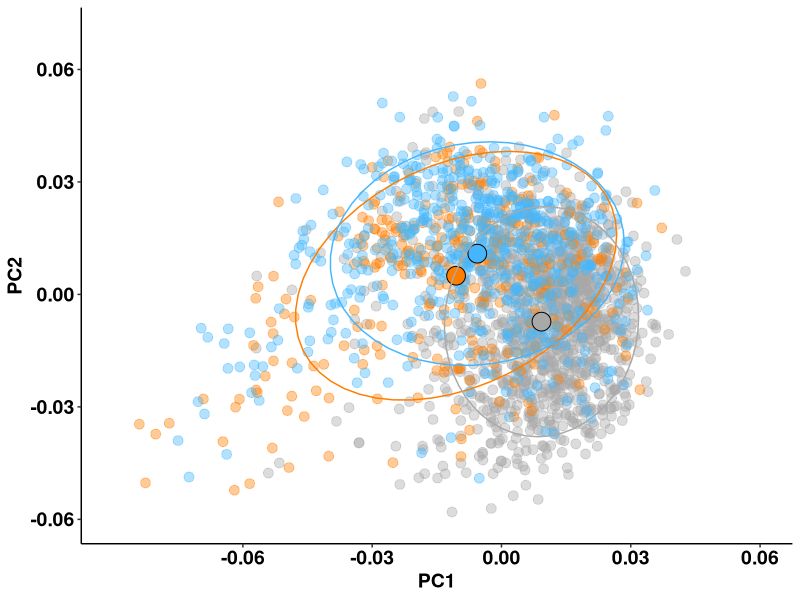
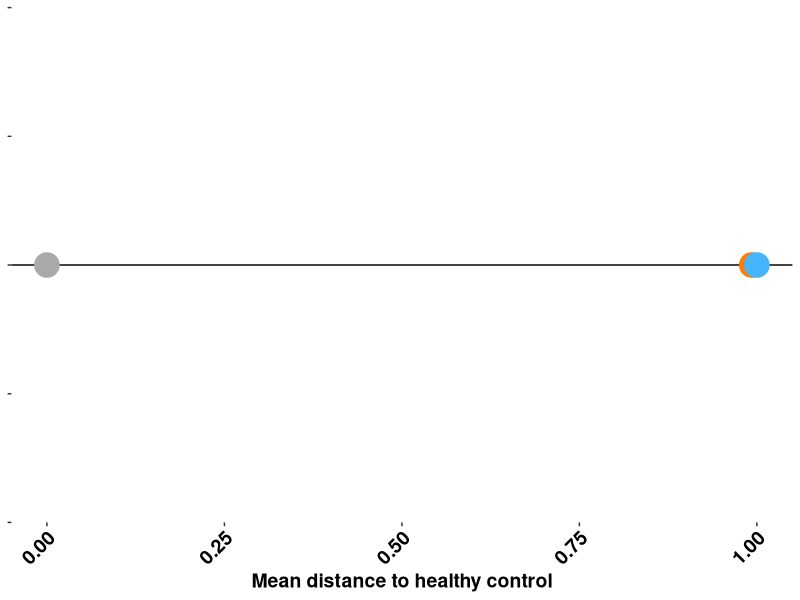
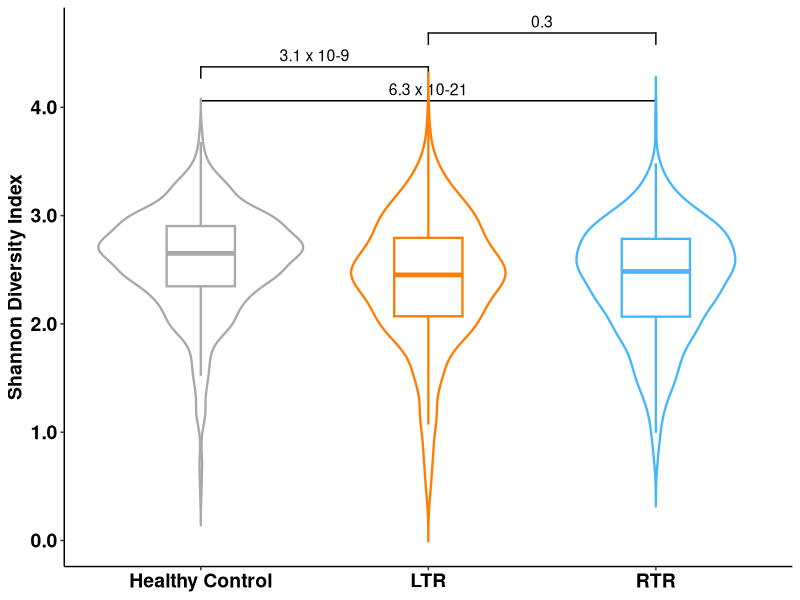

The R script that drew these images, in order: (Note: this script raises an error after producing the figures.)
## ---- chunk 1
library(foreign)
library(tidyverse)
library(ggsignif)
library(survival)
library(survminer)
library(rms)
## ---- chunk 2
#Figure 2A ordination based on Aitchinson distance
#Load data
#setwd("~TransplantLines-main")
CDmeta <- read.csv("mock_data/Mock_Meta_Final.csv", row.names=1)
CDmeta$ID <- row.names(CDmeta)
CDmeta$ID <- as.character(CDmeta$ID)
CDmeta$ID <- trimws(CDmeta$ID)
rownames(CDmeta) <- CDmeta$ID

centroids_fig2a <- 
  read.csv("decoide_output/species/decoide_taxa_sample_loadings.csv", row.names=1) %>% 
  rownames_to_column("ID") %>% 
  select(ID, PC1, PC2) %>% 
  filter(ID %in% CDmeta[CDmeta$Cross_sectional_samples %in% c("LTR","RTR","Healthy Control"),]$ID) %>%
  left_join(select(CDmeta, ID, Cross_sectional_samples), by="ID") %>%
  mutate(Cross_sectional_samples=factor(Cross_sectional_samples, levels=c("LTR","RTR","Healthy Control"))) %>% 
  group_by(Cross_sectional_samples) %>% 
  summarise(PC1_mean=mean(PC1), PC2_mean=mean(PC2))

Fig2A <- 
  read.csv("decoide_output/species/decoide_taxa_sample_loadings.csv", row.names=1) %>% 
  rownames_to_column("ID") %>% 
  select(ID, PC1, PC2) %>% 
  filter(ID %in% CDmeta[CDmeta$Cross_sectional_samples %in% c("LTR","RTR","Healthy Control"),]$ID) %>%
  left_join(select(CDmeta, ID, Cross_sectional_samples), "ID") %>%
  mutate(Cross_sectional_samples=factor(Cross_sectional_samples, levels=c("LTR","RTR","Healthy Control"))) %>% 
  ggplot(aes(x=PC1, y=PC2, color=Cross_sectional_samples)) +
  geom_point(shape=19, size=3, alpha=0.4) +
  scale_color_manual(values = c("Healthy Control"="darkgray", "RTR"="#45b6fe", "LTR"="#FF7D00"))+
  theme_classic()+ 
  theme(
    axis.title.x = element_text(size=14, face="bold", colour = "black"),
    axis.title.y = element_text(size=14, face="bold", colour = "black"),
    axis.text.x = element_text(size=14, face="bold", colour = "black"),
    axis.text.y = element_text(size=14, face="bold", colour = "black"))+
  theme(legend.text = element_text(face = "bold", size=12),
        legend.title = element_blank(),
        plot.title=element_text(face = "bold",hjust=0.5),
        legend.position="none")+
  geom_point(data=centroids_fig2a, aes(PC1_mean, PC2_mean, fill=Cross_sectional_samples), shape=21, size=6, color="black") +
  scale_fill_manual(values = c("Healthy Control"="darkgray", "RTR"="#45b6fe", "LTR"="#FF7D00"))+
  scale_x_continuous(labels = scales::number_format(accuracy = 0.01, decimal.mark = '.'), breaks=c(-0.06, -0.03, 0.0,0.03, 0.06),limits=c(-0.09, 0.06))+
  scale_y_continuous(labels = scales::number_format(accuracy = 0.01, decimal.mark = '.'), breaks=c(-0.06,-0.03,0.0,0.03,0.06), limits=c(-0.06,0.07))+
  stat_ellipse(type="norm", level=0.75)
Fig2A
## ---- chunk 3
#Figure 2A2 Distance to HC along PC1 and PC2
euclidean_dist_centroids_fig2a <- as.matrix(dist(centroids_fig2a[,c("PC1_mean","PC2_mean")], method="euclidean"))
rownames(euclidean_dist_centroids_fig2a) <- colnames(euclidean_dist_centroids_fig2a) <- c("LTR","RTR","Healthy Control")

Fig2A2 <- data.frame(dist_to_hc=euclidean_dist_centroids_fig2a[3,1:3]) %>% 
  rownames_to_column("group") %>% 
  mutate(group=factor(group, levels=c("LTR","RTR","Healthy Control"))) %>% 
  mutate(dist_to_hc_norm=dist_to_hc/max(dist_to_hc),
         X=1) %>% 
  ggplot(aes(y=dist_to_hc_norm, x=X)) +
  coord_flip() +
  geom_vline(xintercept=1) +
  geom_point(size=8, aes(color=group)) +
  theme(
    axis.title.x = element_text(size=14, face="bold", colour = "black"),
    axis.title.y = element_text(size=14, face="bold", colour = "black"),
    axis.text.x = element_text(size=14, face="bold", colour = "black", angle=45, hjust=1),
    axis.text.y = element_blank())+
  theme(legend.text = element_text(face = "bold", size=12),
        plot.title=element_text(size=14, face="bold", colour = "black", hjust=0.5),
        legend.position="none",
        panel.grid.major=element_blank(), 
        panel.grid.minor=element_blank(), 
        panel.background=element_rect(fill="white"))+
  labs(x=NULL, y="Mean distance to healthy control") +
  scale_colour_manual(values = c("Healthy Control"="darkgray", "RTR"="#45b6fe", "LTR"="#FF7D00"))
Fig2A2
## ---- chunk 4
#Figure 2B Boxplot Diversity LTR, RTR, HC
#subset data
CDmetaBoxplot <- subset(CDmeta, Cross_sectional_samples == "LTR" |Cross_sectional_samples == "RTR" | Cross_sectional_samples == "Healthy Control")

Fig2B <- ggplot(CDmetaBoxplot, aes(x=Cross_sectional_samples, y=Shannon_Species, fill=Cross_sectional_samples)) +
  geom_jitter(aes(color=Cross_sectional_samples), alpha=0.0, width=0.1)+
  geom_boxplot(aes(color=Cross_sectional_samples), alpha=0, width=0.3, size=0.8)+
  theme_classic()+
  theme(
    axis.title.x = element_blank(),    
    axis.title.y = element_text(size=14, face="bold", colour = "black"),
    axis.text.x = element_text(size=14, face="bold", colour = "black"),
    axis.text.y = element_text(size=14, face="bold", colour = "black"),
    plot.title=element_blank())+
  geom_signif(comparisons = list(c("Healthy Control", "RTR"),
                                 c("Healthy Control", "LTR"),
                                 c("RTR", "LTR")),
              textsize=4,
              step_increase = 0.09,
              #P-values are from the original data (Wilcoxon test)
              annotations = c("6.3 x 10-21",
                              "3.1 x 10-9",
                              "0.3"))+
  geom_violin(aes(color = Cross_sectional_samples), trim = FALSE, position = position_dodge(0.9), alpha=0, size=0.8)+
  theme(plot.title = element_text(hjust = 0.5))+
  theme(legend.position = "none")+
  scale_color_manual(values = c("Healthy Control"="darkgray", "RTR"="#45b6fe", "LTR"="#FF7D00"))+
  scale_y_continuous(labels = scales::number_format(accuracy = 0.1, decimal.mark = '.'), breaks=c(0,1,2,3,4))+
  ylab("Shannon Diversity Index")
Fig2B
## ---- chunk 5
#Figure 2C Kaplan LTR----
#Load data
CDmeta <- read.table("mock_data/MOCK_Meta_Mortality_Cleaned_v2.csv",sep=',',header=T)
CDmeta$ID <- as.character(CDmeta$ID)
CDmeta$ID <- trimws(CDmeta$ID)
rownames(CDmeta) <- CDmeta$ID

CDmetaSurvival_LTR <- subset(CDmeta, Select_samples_mortality  == "LTR")
summary(CDmetaSurvival_LTR$Deceased)
CDmetaSurvival_LTR$DeathNumeric[CDmetaSurvival_LTR$Deceased=="Ja"] = 1
CDmetaSurvival_LTR$DeathNumeric[CDmetaSurvival_LTR$Deceased=="Nee"] = 0
ftable(CDmetaSurvival_LTR$DeathNumeric)

#Split by median (median is from original data
CDmetaSurvival_LTR$new_diversity_group[CDmetaSurvival_LTR$Shannon_Species<=2.481635]="Low diversity"
CDmetaSurvival_LTR$new_diversity_group[CDmetaSurvival_LTR$Shannon_Species>2.481635]="High diversity"
ftable(CDmetaSurvival_LTR$new_diversity)

#Cox Regression Unadjusted
Surv<- coxph(formula = Surv(CDmetaSurvival_LTR$Days_since_sampling, CDmetaSurvival_LTR$DeathNumeric) 
             ~ CDmetaSurvival_LTR$new_diversity_group)
summary(Surv)

#Cox Regression Adjusted
Surv<- coxph(formula = Surv(CDmetaSurvival_LTR$Days_since_sampling, CDmetaSurvival_LTR$DeathNumeric) 
             ~ CDmetaSurvival_LTR$new_diversity_group + 
               CDmetaSurvival_LTR$Months_since_transplantation + 
               CDmetaSurvival_LTR$Age +
               CDmetaSurvival_LTR$Gender)
summary(Surv)

# Model for Plot
fit_post <- survfit(Surv(CDmetaSurvival_LTR$Days_since_sampling, CDmetaSurvival_LTR$DeathNumeric)
                    ~ CDmetaSurvival_LTR$new_diversity_group, data = CDmetaSurvival_LTR)
KM_LTR <- ggsurvplot(
  fit_post,                 
  data = CDmetaSurvival_LTR, 
  break.time.by = 365,  xlim = c(0,1095), 
  ylim = c(0.7, 1),
  legend.labs=c("High Diversity", "Low Diversity"),
  legend.title= "",
  xlab = "Time in days",
  palette = c("darkgray","#FF7D00"),
  ggtheme = theme_classic(base_size=14, base_family = "Arial"),
  font.family = "Arial",
  break.y.by=0.05)
KM_LTR<- ggpar(KM_LTR, 
               font.main = c(14, "bold"),
               font.x = c(14, "bold"),
               font.y = c(14, "bold"),
               font.caption = c(14, "bold"), 
               font.legend = c(14, "bold"),
               font.ytickslab = c(14, "bold", "black"),
               font.xtickslab = c(14, "bold", "black"))
KM_LTR
## ---- chunk 6
#Figure 2F Kaplan RTR----
#Subset data
CDmetaSurvival_RTR <- subset(CDmeta, Select_samples_mortality == "RTR")
CDmetaSurvival_RTR$DeathNumeric[CDmetaSurvival_RTR$Deceased=="Ja"] = 1
CDmetaSurvival_RTR$DeathNumeric[CDmetaSurvival_RTR$Deceased=="Nee"] = 0
ftable(CDmetaSurvival_RTR$DeathNumeric)

#Split by median (median is from original data
CDmetaSurvival_RTR$new_diversity_group[CDmetaSurvival_RTR$Shannon_Species<=2.479713]="Low diversity"
CDmetaSurvival_RTR$new_diversity_group[CDmetaSurvival_RTR$Shannon_Species>2.479713]="High diversity"
ftable(CDmetaSurvival_RTR$new_diversity)

#Cox Regression Unadjusted
Surv<- coxph(formula = Surv(CDmetaSurvival_RTR$Days_since_sampling, CDmetaSurvival_RTR$DeathNumeric) 
             ~ CDmetaSurvival_RTR$new_diversity_group)
summary(Surv)

#Cox Regression Adjusted
CDmetaSurvival_RTR$X<- CDmetaSurvival_RTR$new_diversity_group
Surv<- coxph(formula = Surv(CDmetaSurvival_RTR$Days_since_sampling, CDmetaSurvival_RTR$DeathNumeric) 
             ~ CDmetaSurvival_RTR$new_diversity_group + 
               CDmetaSurvival_RTR$Months_since_transplantation + 
               CDmetaSurvival_RTR$Age +
               CDmetaSurvival_RTR$Gender)
summary(Surv)

# Model for Plot
fit_post <- survfit(Surv(CDmetaSurvival_RTR$Days_since_sampling, CDmetaSurvival_RTR$DeathNumeric)
                    ~ CDmetaSurvival_RTR$new_diversity_group, data = CDmetaSurvival_RTR)
KM_RTR <- ggsurvplot(
  fit_post,                 
  data = CDmetaSurvival_RTR, 
  break.time.by = 365,  xlim = c(0,1825), 
  ylim = c(0.8, 1),
  legend.labs=c("High Diversity", "Low Diversity"),
  legend.title= "",
  xlab = "Time in days",
  palette = c("darkgray","#45b6fe"),
  ggtheme = theme_classic(base_size=14, base_family = "Arial"),
  font.family = "Arial",
  break.y.by=0.05)    
KM_RTR
KM_RTR<- ggpar(KM_RTR, 
               font.main = c(14, "bold"),
               font.x = c(14, "bold"),
               font.y = c(14, "bold"),
               font.caption = c(14, "bold"), 
               font.legend = c(14, "bold"),
               font.ytickslab = c(14, "bold", "black"),
               font.xtickslab = c(14, "bold", "black"))
KM_RTR
## ---- chunk 7
#Figure 2D Spline Shannon LTR----
#Load data
Diss_RCLR <- read.table("mock_data/MockData_Dissimilarities_RCLR.csv",sep=',',header=T)
row.names(Diss_RCLR) <- Diss_RCLR$ID

summary(CDmetaSurvival_LTR$Shannon_Species)
d4 <- CDmetaSurvival_LTR[c("Shannon_Species")]
dd <- datadist(d4, q.display=c(0,1),q.effect=c(0,1))
options(datadist = "dd")

f1<- with(CDmetaSurvival_LTR, cph(Surv(Days_since_sampling,DeathNumeric==1) ~  Shannon_Species))
pdata1 <- Predict(f1, Shannon_Species, ref.zero = TRUE, fun = exp,np = 10000)
range(pdata1$Shannon_Species)
range(CDmetaSurvival_LTR$Shannon_Species)
pdata1 <- Predict(f1, Shannon_Species, ref.zero = F, fun = exp)

#Transform Plot, 1, extract freq per bin, then transform and plot
binFreqTable <- function(x, bins) {
  
  freq = hist(x, breaks=bins, include.lowest=TRUE, plot=FALSE)
  
  ranges = paste(head(freq$breaks,-1), freq$breaks[-1], sep=" - ")
  
  return(data.frame(range = ranges, frequency = freq$counts))
  
}
x<- CDmetaSurvival_LTR$Shannon_Species
FreqDF <- binFreqTable(x,seq(0.42,3.65,by=0.1))
FreqDF$freqtransf <- FreqDF$frequency/10
summary(FreqDF$rangeNum)
FreqDF$rangeNum <- as.numeric(FreqDF$range)
FreqDF$rangeNum <- FreqDF$rangeNum/10
maxY_LTR_Shannon <- 6
maxYforSpline_LTR_Shannon <- max(pdata1$yhat[pdata1$yhat < maxY_LTR_Shannon])

Spline_Shannon_LTR <- ggplot(CDmetaSurvival_LTR, aes(Shannon_Species))+
  geom_bar(aes(x=rangeNum, y=freqtransf), stat="identity", data=FreqDF, color="black", fill="white")+
  geom_ribbon(aes( ymin = pmax(lower,0.00001), ymax = pmin(upper,maxYforSpline_LTR_Shannon)), fill="#FF7D00", color="#FF7D00",alpha = .4, data = as.data.frame(pdata1))+
  geom_line(aes(y = yhat), col = "#FF7D00",alpha = 0.8,linetype=1,size=1.3, data = as.data.frame(pdata1))+
  geom_hline(aes(yintercept = 1), linetype = 2,color="grey",size=1.2,alpha=1)+
  xlab("Shannon Diversity Index") + ylab("Hazard ratio Mortality (95% CI)")+
  theme_classic()+
  scale_x_continuous(limits=c(1.5,3.16),expand = c(0,0), breaks=c(1.5, 2.0, 2.5, 3.0, 3.5))+
  scale_y_continuous(limits=c(0,maxY_LTR_Shannon),expand = c(0,0),
                     sec.axis = sec_axis(trans=~., name="Frequency"))+
  theme(axis.line = element_line(colour = "black"),
        axis.text = element_text(colour = "black", size=14),
        axis.title.x = element_text(color="black", size=14, face="bold", vjust=-0.5),
        axis.title.y.left = element_text(color="black", size=14, face="bold", vjust=4),
        axis.text.x = element_text(size=14, face="bold", colour = "black"),
        axis.text.y = element_text(size=14, face="bold", colour = "black"),
        axis.title.y.right = element_text(color="black", size=14, face="bold", vjust=4),
        plot.title = element_text(face="bold",size=17,hjust = 0.4,vjust=3),plot.margin=unit(c(1.5,0.5,0.5,0.5),"cm"))
Spline_Shannon_LTR
## ---- chunk 8
#Figure 2G Spline Shannon RTR----
summary(CDmetaSurvival_RTR$Shannon_Species)
d4 <- CDmetaSurvival_RTR[c("Shannon_Species")]
dd <- datadist(d4, q.display=c(0,1),q.effect=c(0,1))
options(datadist = "dd")

f1<- with(CDmetaSurvival_RTR, cph(Surv(Days_since_sampling,DeathNumeric==1) ~  Shannon_Species))
pdata1 <- Predict(f1, Shannon_Species, ref.zero = TRUE, fun = exp,np = 10000)
range(pdata1$Shannon_Species)
range(CDmetaSurvival_RTR$Shannon_Species)
pdata1 <- Predict(f1, Shannon_Species, ref.zero = F, fun = exp)

#Transform Plot, 1, extract freq per bin, then transform and plot
binFreqTable <- function(x, bins) {
  
  freq = hist(x, breaks=bins, include.lowest=TRUE, plot=FALSE)
  
  ranges = paste(head(freq$breaks,-1), freq$breaks[-1], sep=" - ")
  
  return(data.frame(range = ranges, frequency = freq$counts))
  
}
x<- CDmetaSurvival_RTR$Shannon_Species
FreqDF <- binFreqTable(x,seq(0.50,3.7,by=0.1))
FreqDF$freqtransf <- FreqDF$frequency/10
summary(FreqDF$rangeNum)
FreqDF$rangeNum <- as.numeric(FreqDF$range)
FreqDF$rangeNum <- FreqDF$rangeNum/10

maxY_Shannon_RTR <- 8
maxYforSpline_Shannon_RTR <- max(pdata1$yhat[pdata1$yhat < maxY_Shannon_RTR])

Spline_Shannon_RTR <- ggplot(CDmetaSurvival_RTR, aes(Shannon_Species))+
  geom_bar(aes(x=rangeNum, y=freqtransf), stat="identity", data=FreqDF, color="black", fill="white")+
  geom_ribbon(aes( ymin = lower, ymax = upper), fill="#45b6fe", color="#45b6fe",alpha = .4, data = as.data.frame(pdata1))+
  geom_line(aes(y = yhat), col = "#45b6fe",alpha = 0.8,linetype=1,size=1.3, data = as.data.frame(pdata1))+
  geom_hline(aes(yintercept = 1), linetype = 2,color="grey",size=1.2,alpha=1)+
  xlab("Shannon Diversity Index") + ylab("Hazard ratio Mortality (95% CI)")+
  theme_classic()+
  scale_x_continuous(limits=c(1.5,3.16),expand = c(0,0), breaks=c(1.5, 2.0, 2.5, 3.0, 3.5))+
  scale_y_continuous(limits=c(0,maxY_Shannon_RTR),expand = c(0,0), breaks=c(0,1,2,3,4,5,6,7,8),
                     sec.axis = sec_axis(trans=~., name="Frequency", breaks=c(0,1,2,3,4,5,6,7,8)))+
  theme(axis.line = element_line(colour = "black"),
        axis.text = element_text(colour = "black", size=14),
        axis.title.x = element_text(color="black", size=14, face="bold", vjust=-0.5),
        axis.title.y.left = element_text(color="black", size=14, face="bold", vjust=4),
        axis.text.x = element_text(size=14, face="bold", colour = "black"),
        axis.text.y = element_text(size=14, face="bold", colour = "black"),
        axis.title.y.right = element_text(color="black", size=14, face="bold", vjust=4),
        plot.title = element_text(face="bold",size=17,hjust = 0.4,vjust=3),plot.margin=unit(c(1.5,0.5,0.5,0.5),"cm"))
Spline_Shannon_RTR
## ---- chunk 9
#Figure 2E Spline Aitchison distance to HC LTR----
MortalityDissimilarity<- merge(CDmetaSurvival_LTR, Diss_RCLR, by="row.names")

#Cox Regression Unadjusted
Surv<- coxph(formula = Surv(MortalityDissimilarity$Days_since_sampling, MortalityDissimilarity$DeathNumeric) 
             ~ scale(MortalityDissimilarity$DToHC))
summary(Surv)

#Cox Regression Adjusted
Surv<- coxph(formula = Surv(MortalityDissimilarity$Days_since_sampling, MortalityDissimilarity$DeathNumeric) 
             ~ scale(MortalityDissimilarity$DToHC) + 
               MortalityDissimilarity$Months_since_transplantation + 
               MortalityDissimilarity$Age +
               MortalityDissimilarity$Gender)
summary(Surv)

summary(MortalityDissimilarity$DToHC)
d4 <- MortalityDissimilarity[c("DToHC")]
dd <- datadist(d4, q.display=c(0,1),q.effect=c(0,1))
options(datadist = "dd")
f1<- with(MortalityDissimilarity, cph(Surv(Days_since_sampling,DeathNumeric==1) ~  DToHC))
pdata1 <- Predict(f1, DToHC, ref.zero = TRUE, fun = exp,np = 10000)


#Transform Plot, 1, extract freq per bin, then transform and plot
binFreqTable <- function(x, bins) {
  
  freq = hist(x, breaks=bins, include.lowest=TRUE, plot=FALSE)
  
  ranges = paste(head(freq$breaks,-1), freq$breaks[-1], sep=" - ")
  
  return(data.frame(range = ranges, frequency = freq$counts))
  
}
x<- MortalityDissimilarity$DToHC
FreqDF <- binFreqTable(x,seq(0,1,by=0.01))
FreqDF$freqtransf <- FreqDF$frequency/10
FreqDF$rangeNum <- as.numeric(FreqDF$range)
FreqDF$rangeNum <- FreqDF$rangeNum/100
maxY_LTR_DTHC <- 6
maxYforSpline_LTR_DTHC<- max(pdata1$yhat[pdata1$yhat < maxY_LTR_DTHC])

Spline_DTHC_RCLR_LTR <- ggplot(MortalityDissimilarity, aes(DToHC))+
  geom_bar(aes(x=rangeNum, y=freqtransf), stat="identity", data=FreqDF, color="black", fill="white")+
  geom_ribbon(aes( ymin = pmax(lower,0.00001), ymax = pmin(upper,maxYforSpline_LTR_DTHC)), fill="#FF7D00", color="#FF7D00",alpha = .4, data = as.data.frame(pdata1))+
  geom_line(aes(y = yhat), col = "#FF7D00",alpha = 0.8,linetype=1,size=1.3, data = as.data.frame(pdata1))+
  geom_hline(aes(yintercept = 1), linetype = 2,color="grey",size=1.2,alpha=1)+
  xlab("Aitchison distance to healthy controls") + ylab("Hazard ratio Mortality (95% CI)")+
  theme_classic()+
  scale_x_continuous(limits=c(0.2,0.4),expand = c(0,0))+
  scale_y_continuous(limits=c(0,maxY_LTR_DTHC),expand = c(0,0),
                     sec.axis = sec_axis(trans=~., name="Frequency", breaks=c(0,1,2,3,4,5,6,7,8)))+
  theme(axis.line = element_line(colour = "black"),
        axis.text = element_text(colour = "black", size=14),
        axis.title.x = element_text(color="black", size=14, face="bold", vjust=-0.5),
        axis.title.y.left = element_text(color="black", size=14, face="bold", vjust=4),
        axis.text.x = element_text(size=14, face="bold", colour = "black"),
        axis.text.y = element_text(size=14, face="bold", colour = "black"),
        axis.title.y.right = element_text(color="black", size=14, face="bold", vjust=4),
        plot.title = element_text(face="bold",size=17,hjust = 0.4,vjust=3),plot.margin=unit(c(1.5,0.5,0.5,0.5),"cm"))
Spline_DTHC_RCLR_LTR
## ---- chunk 10
#Figure 2H Spline Distance to HC RTR----
MortalityDissimilarity<- merge(CDmetaSurvival_RTR, Diss_RCLR, by="row.names")

#Cox Regression Unadjusted
Surv<- coxph(formula = Surv(MortalityDissimilarity$Days_since_sampling, MortalityDissimilarity$DeathNumeric) 
             ~ scale(MortalityDissimilarity$DToHC))
summary(Surv)

#Cox Regression Unadjusted
Surv<- coxph(formula = Surv(MortalityDissimilarity$Days_since_sampling, MortalityDissimilarity$DeathNumeric) 
             ~ scale(MortalityDissimilarity$DToHC) + 
               MortalityDissimilarity$Months_since_transplantation + 
               MortalityDissimilarity$Age +
               MortalityDissimilarity$Gender)
summary(Surv)

summary(MortalityDissimilarity$DToHC)
d4 <- MortalityDissimilarity[c("DToHC")]
dd <- datadist(d4, q.display=c(0,1),q.effect=c(0,1))
options(datadist = "dd")
f1<- with(MortalityDissimilarity, cph(Surv(Days_since_sampling,DeathNumeric==1) ~  DToHC))
pdata1 <- Predict(f1, DToHC, ref.zero = TRUE, fun = exp,np = 10000)

#Transform Plot, 1, extract freq per bin, then transform and plot
binFreqTable <- function(x, bins) {
  
  freq = hist(x, breaks=bins, include.lowest=TRUE, plot=FALSE)
  
  ranges = paste(head(freq$breaks,-1), freq$breaks[-1], sep=" - ")
  
  return(data.frame(range = ranges, frequency = freq$counts))
  
}
x<- MortalityDissimilarity$DToHC
FreqDF <- binFreqTable(x,seq(0,1,by=0.01))
FreqDF$freqtransf <- FreqDF$frequency/10
FreqDF$rangeNum <- as.numeric(FreqDF$range)
FreqDF$rangeNum <- FreqDF$rangeNum/100

maxY_DTHC_RTR  <- 8
maxYforSpline_DTHC_RTR <- max(pdata1$yhat[pdata1$yhat < maxY_DTHC_RTR])

Spline_DTHC_RCLR_RTR <- ggplot(MortalityDissimilarity, aes(DToHC))+
  geom_bar(aes(x=rangeNum, y=freqtransf), stat="identity", data=FreqDF, color="black", fill="white")+
  geom_ribbon(aes( ymin = pmax(lower,0.00001), ymax = pmin(upper,maxYforSpline_DTHC_RTR)), fill="#45b6fe", color="#45b6fe",alpha = .4, data = as.data.frame(pdata1))+
  geom_line(aes(y = yhat), col = "#45b6fe",alpha = 0.8,linetype=1,size=1.3, data = as.data.frame(pdata1))+
  geom_hline(aes(yintercept = 1), linetype = 2,color="grey",size=1.2,alpha=1)+
  xlab("Aitchison distance to healthy controls") + ylab("Hazard ratio Mortality (95% CI)")+
  theme_classic()+
  scale_x_continuous(limits=c(0.2,0.4),expand = c(0,0))+
  scale_y_continuous(limits=c(0,maxY_DTHC_RTR),expand = c(0,0),
                     sec.axis = sec_axis(trans=~., name="Frequency", breaks=c(0,1,2,3,4,5,6,7,8)))+
  theme(axis.line = element_line(colour = "black"),
        axis.text = element_text(colour = "black", size=14),
        axis.title.x = element_text(color="black", size=14, face="bold", vjust=-0.5),
        axis.title.y.left = element_text(color="black", size=14, face="bold", vjust=4),
        axis.text.x = element_text(size=14, face="bold", colour = "black"),
        axis.text.y = element_text(size=14, face="bold", colour = "black"),
        axis.title.y.right = element_text(color="black", size=14, face="bold", vjust=4),
        plot.title = element_text(face="bold",size=17,hjust = 0.4,vjust=3),plot.margin=unit(c(1.5,0.5,0.5,0.5),"cm"))
Spline_DTHC_RCLR_RTR
## ---- chunk 11
#Figure 2  Arrange all panels----
Fig2AB <- ggarrange(Fig2A, Fig2B, nrow=1, align=c("h"), labels = c("A", "B"))
Fig2CDE <- ggarrange(KM_LTR$plot, Spline_Shannon_LTR, Spline_DTHC_RCLR_LTR, nrow=1, align=c("h"), labels=c("C","D","E"))
Fig2FGB <- ggarrange(KM_RTR$plot, Spline_Shannon_RTR, Spline_DTHC_RCLR_RTR, nrow=1, align=c("h"), labels=c("F","G","H"))
FinalFig2 <- ggarrange(Fig2AB, Fig2CDE, Fig2FGB, ncol=1, align=c("v"))
FinalFig2
